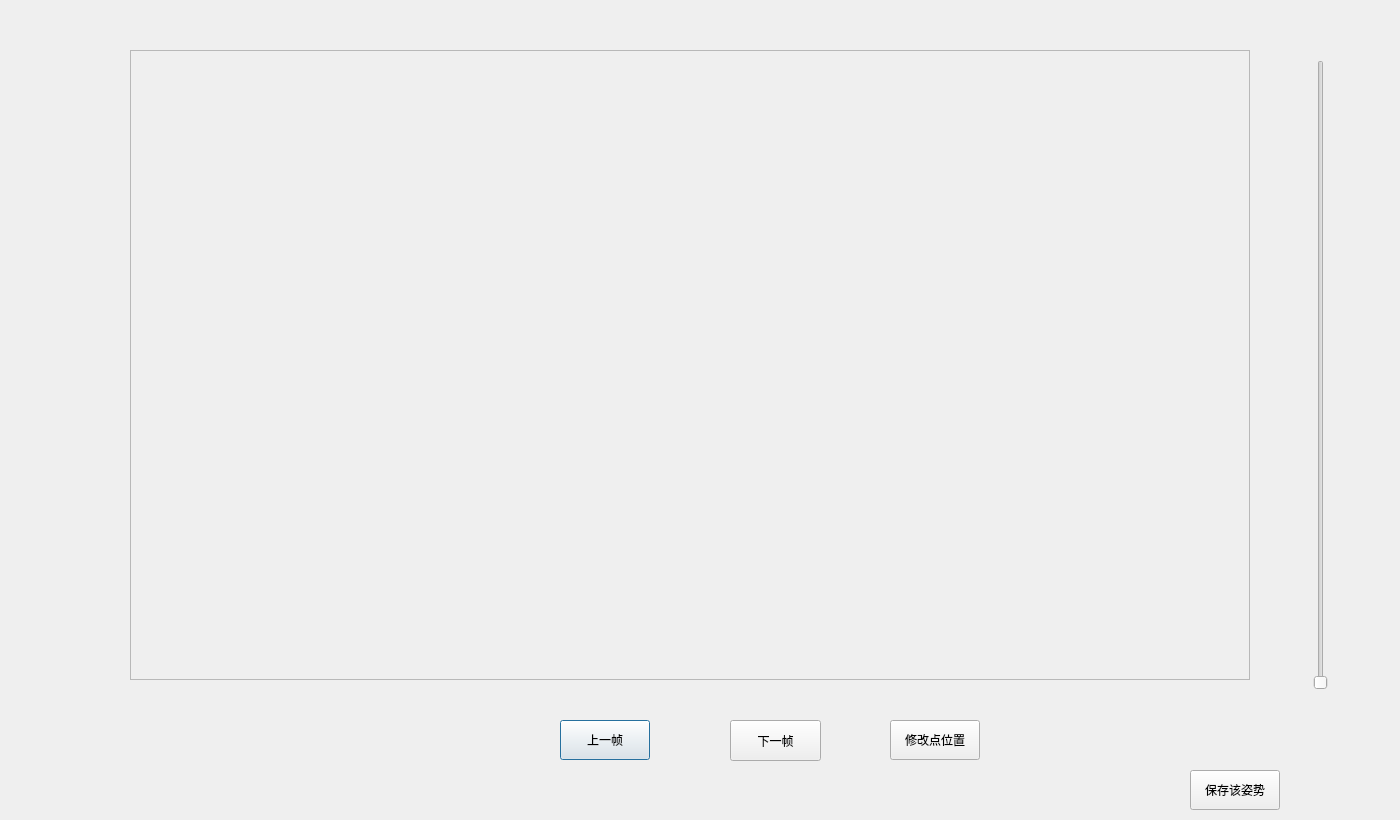
<?xml version="1.0" encoding="UTF-8"?>
<ui version="4.0">
 <class>Evaluation</class>
 <widget class="QDialog" name="Evaluation">
  <property name="geometry">
   <rect>
    <x>0</x>
    <y>0</y>
    <width>1400</width>
    <height>820</height>
   </rect>
  </property>
  <property name="windowTitle">
   <string>Dialog</string>
  </property>
  <widget class="QPushButton" name="preFrame">
   <property name="geometry">
    <rect>
     <x>560</x>
     <y>720</y>
     <width>90</width>
     <height>40</height>
    </rect>
   </property>
   <property name="text">
    <string>上一帧</string>
   </property>
  </widget>
  <widget class="QPushButton" name="nextFrame">
   <property name="geometry">
    <rect>
     <x>730</x>
     <y>720</y>
     <width>91</width>
     <height>41</height>
    </rect>
   </property>
   <property name="text">
    <string>下一帧</string>
   </property>
  </widget>
  <widget class="QPushButton" name="editButton">
   <property name="geometry">
    <rect>
     <x>890</x>
     <y>720</y>
     <width>90</width>
     <height>40</height>
    </rect>
   </property>
   <property name="text">
    <string>修改点位置</string>
   </property>
  </widget>
  <widget class="QPushButton" name="save_button">
   <property name="geometry">
    <rect>
     <x>1190</x>
     <y>770</y>
     <width>90</width>
     <height>40</height>
    </rect>
   </property>
   <property name="text">
    <string>保存该姿势</string>
   </property>
  </widget>
  <widget class="QLabel" name="keypointPic">
   <property name="geometry">
    <rect>
     <x>130</x>
     <y>50</y>
     <width>1120</width>
     <height>630</height>
    </rect>
   </property>
   <property name="frameShape">
    <enum>QFrame::Box</enum>
   </property>
   <property name="text">
    <string/>
   </property>
   <property name="alignment">
    <set>Qt::AlignCenter</set>
   </property>
  </widget>
  <widget class="QSlider" name="scaleSlider">
   <property name="geometry">
    <rect>
     <x>1310</x>
     <y>60</y>
     <width>22</width>
     <height>630</height>
    </rect>
   </property>
   <property name="orientation">
    <enum>Qt::Vertical</enum>
   </property>
  </widget>
  <widget class="QScrollArea" name="scrollArea">
   <property name="geometry">
    <rect>
     <x>130</x>
     <y>50</y>
     <width>1120</width>
     <height>630</height>
    </rect>
   </property>
   <property name="widgetResizable">
    <bool>true</bool>
   </property>
   <widget class="QWidget" name="scrollAreaWidgetContents">
    <property name="geometry">
     <rect>
      <x>0</x>
      <y>0</y>
      <width>1118</width>
      <height>628</height>
     </rect>
    </property>
   </widget>
  </widget>
 </widget>
 <resources/>
 <connections/>
</ui>
